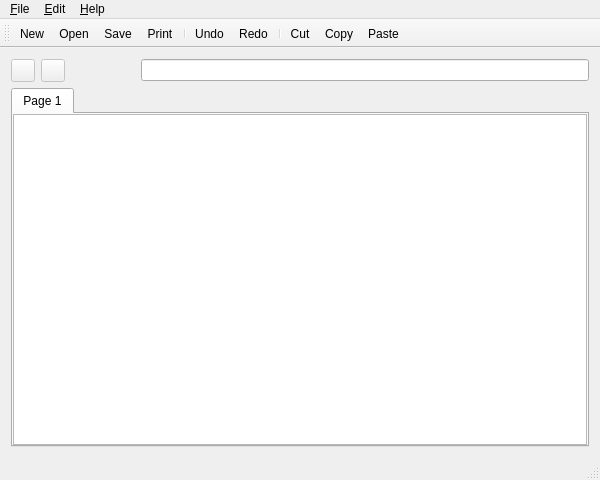
<ui version="4.0" >
 <class>WindowBase</class>
 <widget class="QMainWindow" name="WindowBase" >
  <property name="geometry" >
   <rect>
    <x>0</x>
    <y>0</y>
    <width>600</width>
    <height>480</height>
   </rect>
  </property>
  <property name="windowTitle" >
   <string>Form1</string>
  </property>
  <widget class="QWidget" name="widget" >
   <layout class="QVBoxLayout" >
    <property name="margin" >
     <number>11</number>
    </property>
    <property name="spacing" >
     <number>6</number>
    </property>
    <item>
     <layout class="QHBoxLayout" >
      <property name="margin" >
       <number>0</number>
      </property>
      <property name="spacing" >
       <number>6</number>
      </property>
      <item>
       <widget class="QToolButton" name="saveFormula" >
        <property name="enabled" >
         <bool>false</bool>
        </property>
        <property name="text" >
         <string/>
        </property>
        <property name="icon" >
         <iconset resource="icons.qrc" >:/icons/endturn.svg</iconset>
        </property>
       </widget>
      </item>
      <item>
       <widget class="QToolButton" name="cancelFormula" >
        <property name="enabled" >
         <bool>false</bool>
        </property>
        <property name="text" >
         <string/>
        </property>
        <property name="icon" >
         <iconset resource="icons.qrc" >:/icons/editdelete.svg</iconset>
        </property>
       </widget>
      </item>
      <item>
       <widget class="QLabel" name="cellName" >
        <property name="minimumSize" >
         <size>
          <width>64</width>
          <height>0</height>
         </size>
        </property>
        <property name="text" >
         <string/>
        </property>
        <property name="alignment" >
         <set>Qt::AlignRight|Qt::AlignTrailing|Qt::AlignVCenter</set>
        </property>
        <property name="wordWrap" >
         <bool>false</bool>
        </property>
       </widget>
      </item>
      <item>
       <widget class="QLineEdit" name="formula" />
      </item>
     </layout>
    </item>
    <item>
     <widget class="QTabWidget" name="tabWidget2" >
      <widget class="QWidget" name="tab" >
       <attribute name="title" >
        <string>Page 1</string>
       </attribute>
       <layout class="QVBoxLayout" >
        <property name="margin" >
         <number>0</number>
        </property>
        <property name="spacing" >
         <number>6</number>
        </property>
        <item>
         <widget class="QTableWidget" name="grid" >
          <property name="editTriggers" >
           <set>QAbstractItemView::NoEditTriggers</set>
          </property>
          <property name="dragDropOverwriteMode" >
           <bool>false</bool>
          </property>
          <property name="alternatingRowColors" >
           <bool>true</bool>
          </property>
         </widget>
        </item>
       </layout>
      </widget>
     </widget>
    </item>
   </layout>
  </widget>
  <widget class="QMenuBar" name="MenuBar" >
   <property name="geometry" >
    <rect>
     <x>0</x>
     <y>0</y>
     <width>600</width>
     <height>29</height>
    </rect>
   </property>
   <widget class="QMenu" name="fileMenu" >
    <property name="title" >
     <string>&amp;File</string>
    </property>
    <addaction name="fileNewAction" />
    <addaction name="fileOpenAction" />
    <addaction name="fileSaveAction" />
    <addaction name="fileSaveAsAction" />
    <addaction name="separator" />
    <addaction name="filePrintAction" />
    <addaction name="separator" />
    <addaction name="fileExitAction" />
   </widget>
   <widget class="QMenu" name="editMenu" >
    <property name="title" >
     <string>&amp;Edit</string>
    </property>
    <addaction name="editUndoAction" />
    <addaction name="editRedoAction" />
    <addaction name="separator" />
    <addaction name="editCutAction" />
    <addaction name="editCopyAction" />
    <addaction name="editPasteAction" />
    <addaction name="separator" />
    <addaction name="editFindAction" />
   </widget>
   <widget class="QMenu" name="helpMenu" >
    <property name="title" >
     <string>&amp;Help</string>
    </property>
    <addaction name="helpContentsAction" />
    <addaction name="separator" />
    <addaction name="helpAboutAction" />
   </widget>
   <addaction name="fileMenu" />
   <addaction name="editMenu" />
   <addaction name="helpMenu" />
  </widget>
  <widget class="QToolBar" name="toolBar" >
   <property name="orientation" >
    <enum>Qt::Horizontal</enum>
   </property>
   <attribute name="toolBarArea" >
    <number>4</number>
   </attribute>
   <addaction name="fileNewAction" />
   <addaction name="fileOpenAction" />
   <addaction name="fileSaveAction" />
   <addaction name="filePrintAction" />
   <addaction name="separator" />
   <addaction name="editUndoAction" />
   <addaction name="editRedoAction" />
   <addaction name="separator" />
   <addaction name="editCutAction" />
   <addaction name="editCopyAction" />
   <addaction name="editPasteAction" />
  </widget>
  <widget class="QStatusBar" name="statusBar" />
  <action name="fileNewAction" >
   <property name="icon" >
    <iconset resource="icons.qrc" >:/icons/filenew.svg</iconset>
   </property>
   <property name="text" >
    <string>&amp;New</string>
   </property>
   <property name="iconText" >
    <string>New</string>
   </property>
   <property name="shortcut" >
    <string>Ctrl+N</string>
   </property>
  </action>
  <action name="fileOpenAction" >
   <property name="icon" >
    <iconset resource="icons.qrc" >:/icons/fileopen.svg</iconset>
   </property>
   <property name="text" >
    <string>&amp;Open...</string>
   </property>
   <property name="iconText" >
    <string>Open</string>
   </property>
   <property name="shortcut" >
    <string>Ctrl+O</string>
   </property>
  </action>
  <action name="fileSaveAction" >
   <property name="icon" >
    <iconset resource="icons.qrc" >:/icons/filesave.svg</iconset>
   </property>
   <property name="text" >
    <string>&amp;Save</string>
   </property>
   <property name="iconText" >
    <string>Save</string>
   </property>
   <property name="shortcut" >
    <string>Ctrl+S</string>
   </property>
  </action>
  <action name="fileSaveAsAction" >
   <property name="icon" >
    <iconset resource="icons.qrc" >:/icons/filesaveas.svg</iconset>
   </property>
   <property name="text" >
    <string>Save &amp;As...</string>
   </property>
   <property name="iconText" >
    <string>Save As</string>
   </property>
   <property name="shortcut" >
    <string/>
   </property>
  </action>
  <action name="filePrintAction" >
   <property name="icon" >
    <iconset resource="icons.qrc" >:/icons/fileprint.svg</iconset>
   </property>
   <property name="text" >
    <string>&amp;Print...</string>
   </property>
   <property name="iconText" >
    <string>Print</string>
   </property>
   <property name="shortcut" >
    <string>Ctrl+P</string>
   </property>
  </action>
  <action name="fileExitAction" >
   <property name="icon" >
    <iconset resource="icons.qrc" >:/icons/exit.svg</iconset>
   </property>
   <property name="text" >
    <string>E&amp;xit</string>
   </property>
   <property name="iconText" >
    <string>Exit</string>
   </property>
   <property name="shortcut" >
    <string/>
   </property>
  </action>
  <action name="editUndoAction" >
   <property name="icon" >
    <iconset resource="icons.qrc" >:/icons/undo.svg</iconset>
   </property>
   <property name="text" >
    <string>&amp;Undo</string>
   </property>
   <property name="iconText" >
    <string>Undo</string>
   </property>
   <property name="shortcut" >
    <string>Ctrl+Z</string>
   </property>
  </action>
  <action name="editRedoAction" >
   <property name="icon" >
    <iconset resource="icons.qrc" >:/icons/redo.svg</iconset>
   </property>
   <property name="text" >
    <string>&amp;Redo</string>
   </property>
   <property name="iconText" >
    <string>Redo</string>
   </property>
   <property name="shortcut" >
    <string>Ctrl+Y</string>
   </property>
  </action>
  <action name="editCutAction" >
   <property name="icon" >
    <iconset resource="icons.qrc" >:/icons/editcut.svg</iconset>
   </property>
   <property name="text" >
    <string>Cu&amp;t</string>
   </property>
   <property name="iconText" >
    <string>Cut</string>
   </property>
   <property name="shortcut" >
    <string>Ctrl+X</string>
   </property>
  </action>
  <action name="editCopyAction" >
   <property name="icon" >
    <iconset resource="icons.qrc" >:/icons/editcopy.svg</iconset>
   </property>
   <property name="text" >
    <string>&amp;Copy</string>
   </property>
   <property name="iconText" >
    <string>Copy</string>
   </property>
   <property name="shortcut" >
    <string>Ctrl+C</string>
   </property>
  </action>
  <action name="editPasteAction" >
   <property name="icon" >
    <iconset resource="icons.qrc" >:/icons/editpaste.svg</iconset>
   </property>
   <property name="text" >
    <string>&amp;Paste</string>
   </property>
   <property name="iconText" >
    <string>Paste</string>
   </property>
   <property name="shortcut" >
    <string>Ctrl+V</string>
   </property>
  </action>
  <action name="editFindAction" >
   <property name="icon" >
    <iconset resource="icons.qrc" >:/icons/find.svg</iconset>
   </property>
   <property name="text" >
    <string>&amp;Find...</string>
   </property>
   <property name="iconText" >
    <string>Find</string>
   </property>
   <property name="shortcut" >
    <string>Ctrl+F</string>
   </property>
  </action>
  <action name="helpContentsAction" >
   <property name="icon" >
    <iconset resource="icons.qrc" >:/icons/help.svg</iconset>
   </property>
   <property name="text" >
    <string>&amp;Contents...</string>
   </property>
   <property name="iconText" >
    <string>Contents</string>
   </property>
   <property name="shortcut" >
    <string/>
   </property>
  </action>
  <action name="helpAboutAction" >
   <property name="text" >
    <string>&amp;About</string>
   </property>
   <property name="iconText" >
    <string>About</string>
   </property>
   <property name="shortcut" >
    <string/>
   </property>
  </action>
 </widget>
 <layoutdefault spacing="6" margin="11" />
 <resources>
  <include location="icons.qrc" />
 </resources>
 <connections>
  <connection>
   <sender>formula</sender>
   <signal>returnPressed()</signal>
   <receiver>saveFormula</receiver>
   <slot>animateClick()</slot>
   <hints>
    <hint type="sourcelabel" >
     <x>20</x>
     <y>20</y>
    </hint>
    <hint type="destinationlabel" >
     <x>20</x>
     <y>20</y>
    </hint>
   </hints>
  </connection>
 </connections>
</ui>
